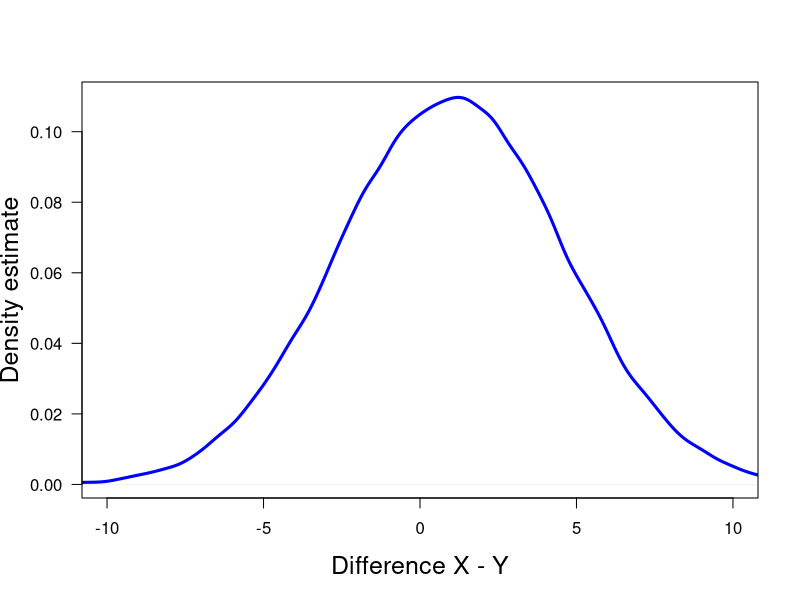

Recreate this plot in R.
print('file: SolutionNormalRNdiffDensity.R')
# difference of two samples from normal distributions follow a normal distribution
#     My guess: mu_diff = mu1-mu2; sigma^2_diff = sigma1^2 + sigma2^2
#     Method: Monte Carlo
M = 1e5   # number of Monte Carlo runs
mu1 = 2; mu2 = 1; sigma1 = 2; sigma2 = 3;
set.seed(1953) # set seed for random number generators
d = rnorm(M,mu1,sigma1) - rnorm(M,mu2,sigma2)
# png('diffNormalDens160818.png',width=16,height=16,units='cm',res=300)
plot(density(d,from=-11,to=11),type='l',lwd=3,col='blue',main='',
       xlab='Difference X - Y',ylab='Density estimate',las=1,xlim=c(-10,10),cex.lab=1.5)
# dev.off()
# ---------------------------------------------------------------------------
mudguess = mu1-mu2; print(c(mudguess,'mean difference (guess)'))          # 1
mudEst = mean(d); print(c(round(mudEst,4),'mean difference (estimated)')) # 0.9988381 for M=100000
vardguess = sigma1^2+sigma2^2; print(c(vardguess,'variance of difference (guess)'))   # 13 
vardEst = var(d); print(c(round(vardEst,4),'variance of difference (estimated)'))     # 13.0487
